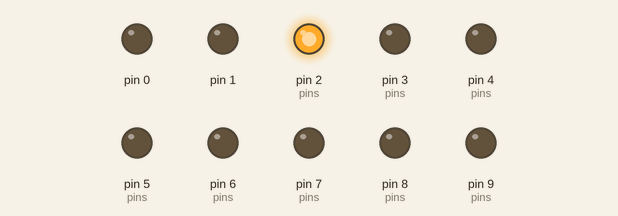
This sketch was run on a simulated Arduino Uno, built with avr-gcc and run on an emulated ATmega328P. Shown: output pins drawn as LEDs (lit = HIGH).

Above: at 0.2 s.
At 0.7 s:
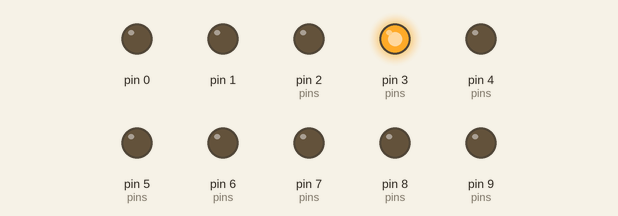
At 2.2 s:
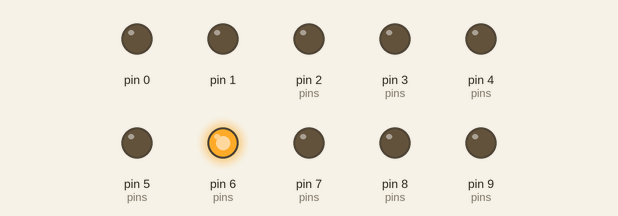
At 4.0 s:
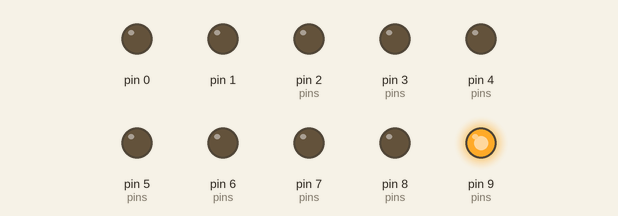
At 6.7 s:
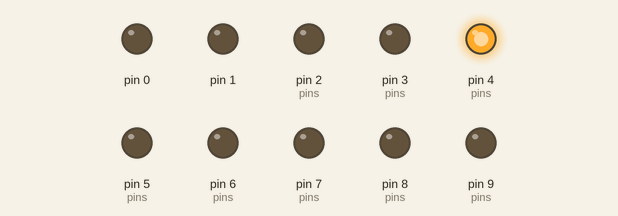
At 9.2 s:
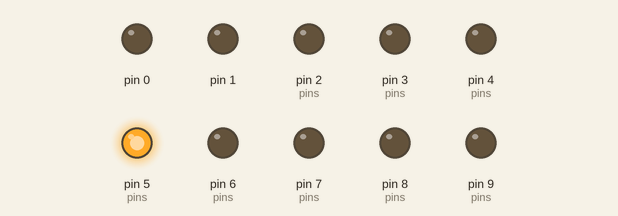
Timing chart, 0 to 9.8 s (numbered marks = the images above):
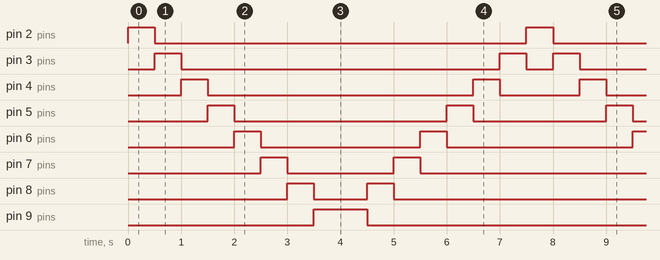

Measured:
- by itself, pin 2 (pins): alternates HIGH for 0.50 s and LOW for 7.0 s
- by itself, pin 3 (pins): repeats every 7.5 s: LOW 6.0 s, HIGH 0.50 s, LOW 0.50 s, HIGH 0.50 s
- by itself, pin 4 (pins): repeats every 7.5 s: LOW 5.0 s, HIGH 0.50 s, LOW 1.5 s, HIGH 0.50 s
- by itself, pin 5 (pins): repeats every 7.5 s: LOW 4.0 s, HIGH 0.50 s, LOW 2.5 s, HIGH 0.50 s
- by itself, pin 6 (pins): repeats every 7.5 s: LOW 3.0 s, HIGH 0.50 s, LOW 3.5 s, HIGH 0.50 s
- by itself, pin 7 (pins): repeats every 7.5 s: LOW 2.0 s, HIGH 0.50 s, LOW 4.5 s, HIGH 0.50 s
- by itself, pin 8 (pins): repeats every 7.5 s: LOW 1.0 s, HIGH 0.50 s, LOW 5.5 s, HIGH 0.50 s
- by itself, pin 9 (pins): alternates HIGH for 1.0 s and LOW for 6.5 s

The sketch:

HaidetBlinkArrays.ino
```cpp
//Classwork: LED Array Assessment
//Matt Haidet
//All work here is honestly obtained and is my own
  byte pins[] = {2,3,4,5,6,7,8,9};

  void pattern(){

  for(byte i = 0; i <= 7; i++){
    flash(pins[i]);
  }
    for(byte i = 7; i >=1 ; i--){
    flash(pins[i]);
  }
}

void flash(byte i){
    digitalWrite(i, HIGH);
    delay(500);
    digitalWrite(i,LOW);
}


void setup(){
  for(byte i = 0; i <10; i++){
   pinMode(i, OUTPUT);
  }
}

void loop(){
pattern();
}
```
